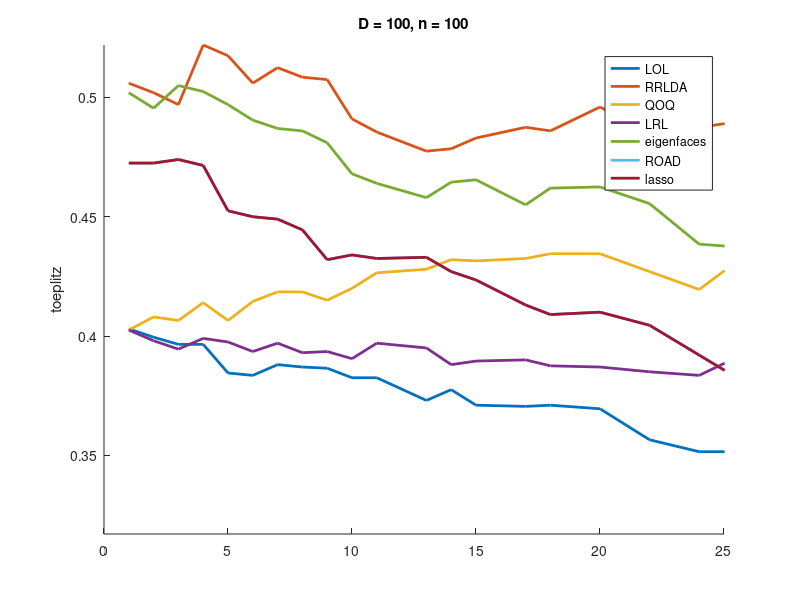

This figure's MATLAB source:
%% plot
clear, clc
load('toeplitz')


%%
figure(1), clf, hold all
Lmax=0;
Lmin=1;
A=length(algs);
nmc=length(Lhat);
for a=1:A
    if isfield(Lhat,algs{a})
        for i=1:nmc
            L(i,:)=Lhat(i).(algs{a});
        end
        meanL=mean(L);
        plot(ks{1},meanL,'linewidth',2,'DisplayName',algs{a})
        Lmax=max(Lmax,max(meanL));
        Lmin=min(Lmin,min(meanL));
    end
end
ylabel(setting)
title(['D = ', num2str(D(1)), ', n = ', num2str(ntrain(1))])
xlim([0,D(1)/4])
ylim([Lmin,Lmax])
legend('show')

%%
% figure(1), clf
% for s=1:S
%     subplot(S,1,s), cla, hold all
%     Lmax=0;
%     Lmin=1;
%     for a=1:A
%         for i=1:nmc
%             L(i,:)=Lhat(s,i).(algs{a});
%         end
%         meanL=mean(L);
%         plot(ks{s,1},meanL,'linewidth',2,'DisplayName',algs{a})
%         Lmax=max(Lmax,max(meanL));
%         Lmin=min(Lmin,min(meanL));
%     end
%     ylabel(settings{s})
%     title(['D = ', num2str(D(s,1)), ', n = ', num2str(n(s,1))])
%     xlim([0,D(s,1)/4])
%     ylim([Lmin,Lmax])
% end
% legend('show')

% clf, hold all
% plot(ks,Lhat.LOL,'linewidth',2,'DisplayName','LOL')
% plot(ks,Lhat.RRLDA,'linewidth',2,'DisplayName','RR-LDA')
% plot(ks,Lhat.QOQ,'linewidth',2,'DisplayName','QOQ')
% plot(ks,Lhat.LRL,'linewidth',2,'DisplayName','LRL')
% plot(ks,Lhat.eigenfaces,'linewidth',2,'DisplayName','Eigenfaces')
% plot(ks,Lhat.ROAD,'linewidth',2,'DisplayName','ROAD')
% plot(ks,Lhat.lasso,'linewidth',2,'DisplayName','Lasso')
%
% legend('show')
